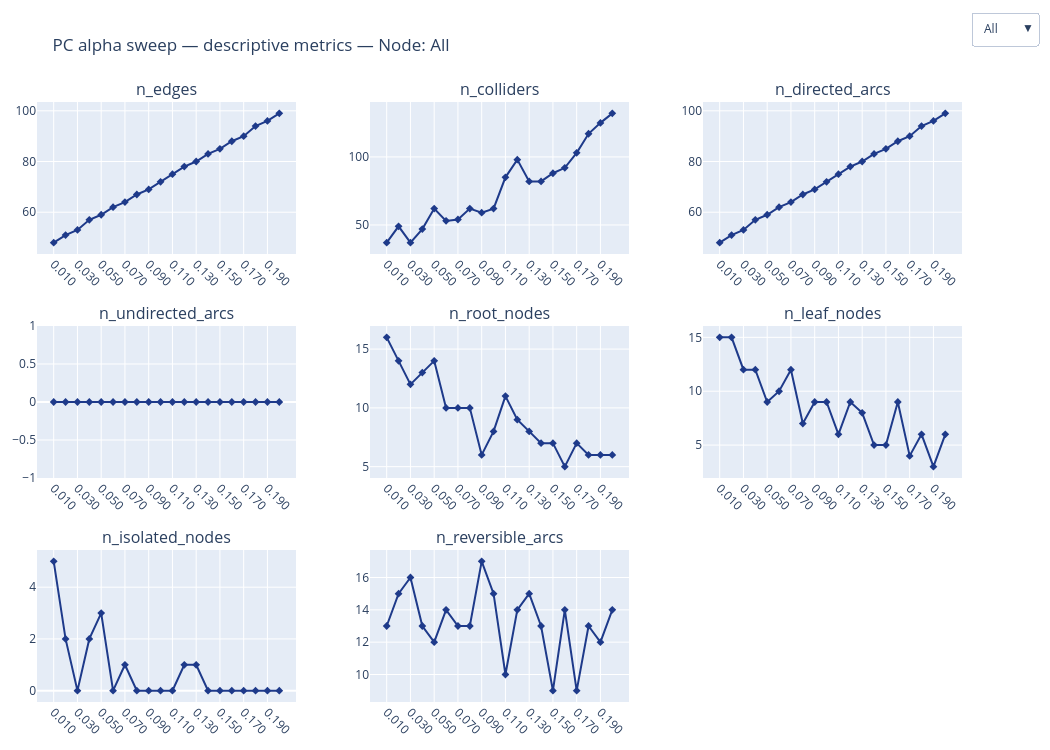

Write notebook code for a chart like this one.
### Markdown cell above
## Complexity patterns and algorithm behavior

`bnmetrics.compare_models_descriptive` plots each descriptive metric (n_edges, n_colliders, etc.) as model_name → value, one panel per metric. With `per_node=True`, a Plotly dropdown lets you switch between whole-graph and per-MB views.

### Code cell
model_labels = [f'{a:.3f}' for a in alphas]

bnmetrics.compare_models_descriptive(
    list_of_models,
    model_labels,
    descriptive=['n_edges', 'n_colliders', 'n_directed_arcs',
                 'n_undirected_arcs', 'n_root_nodes', 'n_leaf_nodes',
                 'n_isolated_nodes', 'n_reversible_arcs'],
    per_node=True,
    title='PC alpha sweep — descriptive metrics',
)
